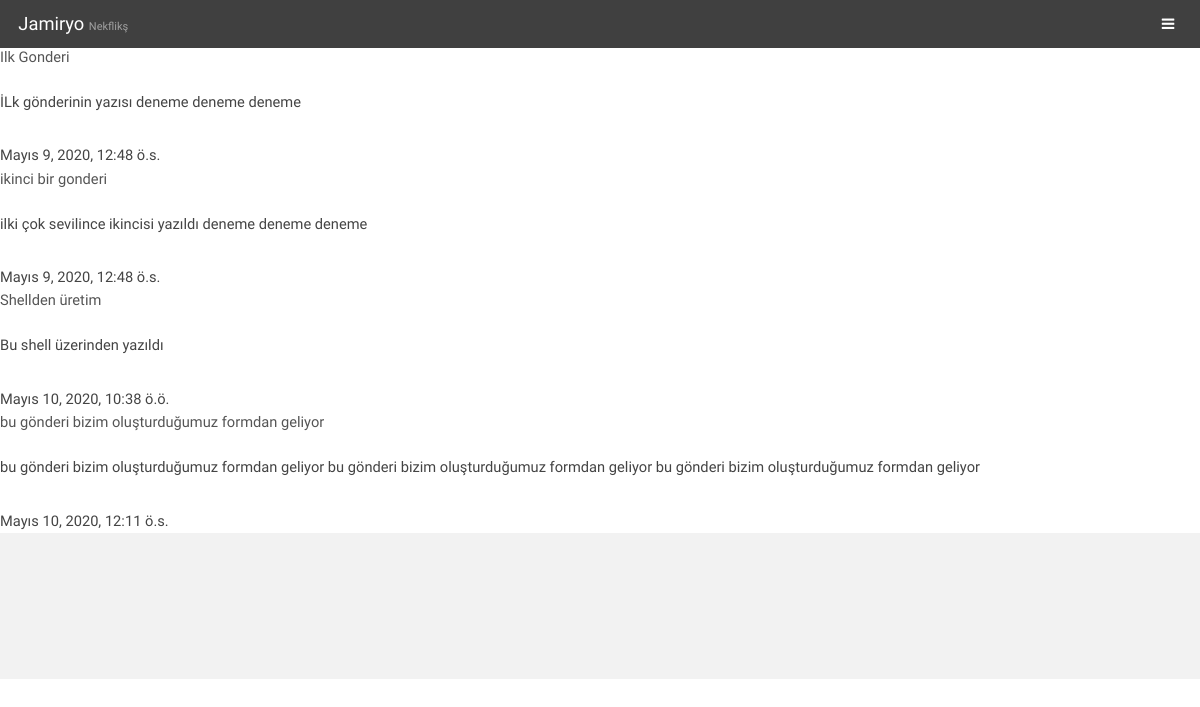
Before: /blog/ (signed in) with the older database file.
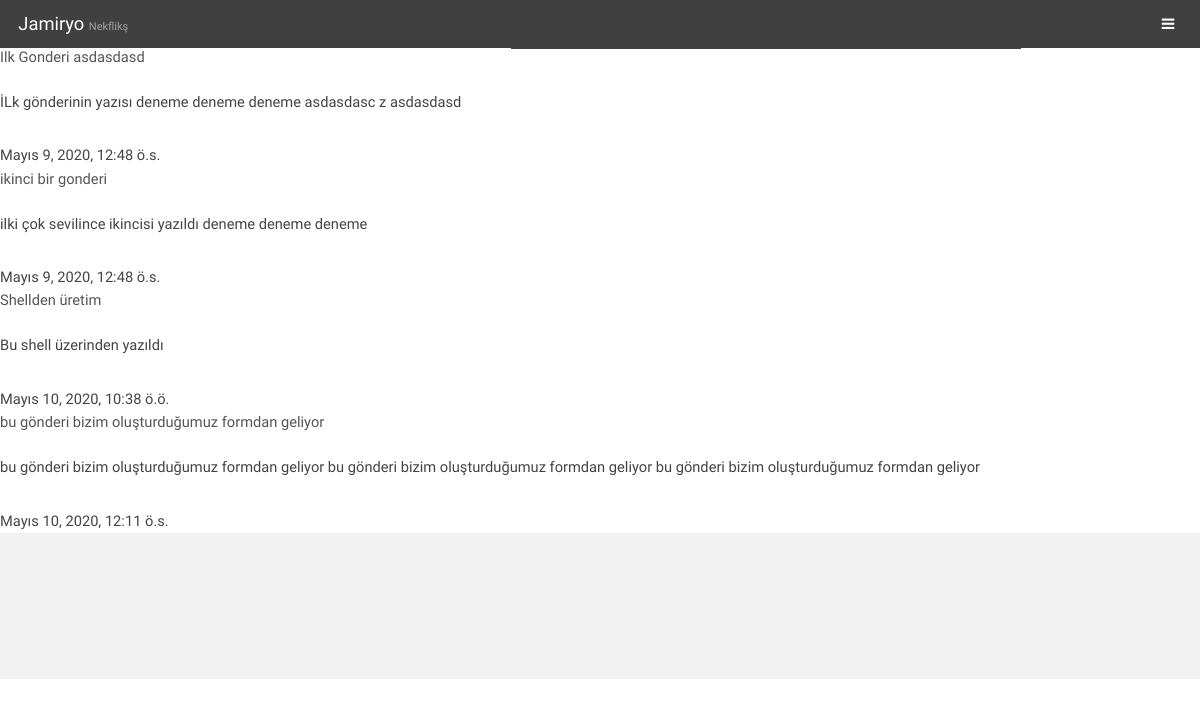
After: the same page with the newer database file.
### Blog/models.py (models this page shows, shortened)
class BlogGonderi(models.Model):
    yazar = models.ForeignKey("auth.User",on_delete=models.CASCADE)
    baslik = models.CharField(max_length=200)
    yazi = models.TextField()
    eposta = models.EmailField()
    olusturma_zamani = models.DateTimeField(default=timezone.now)
    yayim_zamani = models.DateTimeField(blank=True,null=True)

### Blog/views.py (the view)
# urls.py: path('',views.gonderi_list,name="listgonderi"),
def gonderi_list(request):
    gonderiler = BlogGonderi.objects.filter(yazar=request.user)
    return render(request,'Blog/gonderilist.html',{"gonderiler":gonderiler})

### Templates/Blog/gonderilist.html (shortened to what this page needs)
{% extends '../generic.html' %}
{% block icerik %}
{% for gonderi in gonderiler %}
    <h1> {{gonderi.baslik}} </h1>
    <p> {{gonderi.yazi}} </p>
{{ gonderi.olusturma_zamani }}
{% endfor %}
{% endblock icerik %}

Changed rows visible on the page:
changed BlogGonderi: baslik "Ilk Gonderi" → "Ilk Gonderi asdasdasd"; yazi "İLk gönderinin yazısı deneme deneme deneme" → "İLk gönderinin yazısı deneme deneme deneme asdasdasc z asdasdasd"
